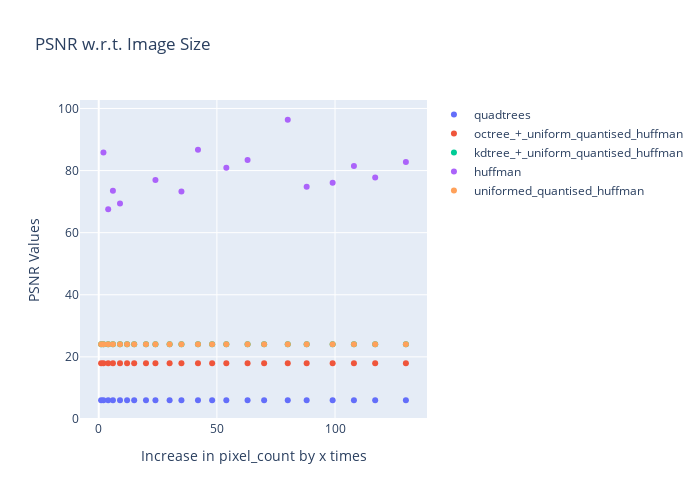

The notebook cell saved with this chart:
### Code cell
plot_image(pixel_counts, psnrValues, "PSNR w.r.t. Image Size", "PSNR Values")

### Figure 1 — Plotly figure (JSON) as saved in the notebook; plotly's stock layout.template omitted (floating-point values rounded to 4 significant figures)
{"data": [{"mode": "markers", "name": "quadtrees", "type": "scatter", "x": [1, 2, 4, 6, 9, 12, 15, 20, 24, 30, 35, 42, 48, 54, 63, 70, 80, 88, 99, 108, 117, 130], "y": [6.018, 6.015, 6.023, 6.019, 6.02, 6.019, 6.019, 6.021, 6.02, 6.019, 6.02, 6.02, 6.02, 6.02, 6.021, 6.021, 6.02, 6.021, 6.021, 6.019, 6.02, 6.021]}, {"mode": "markers", "name": "octree_+_uniform_quantised_huffman", "type": "scatter", "x": [1, 2, 4, 6, 9, 12, 15, 20, 24, 30, 35, 42, 48, 54, 63, 70, 80, 88, 99, 108, 117, 130], "y": [17.91, 17.91, 17.92, 17.91, 17.92, 17.92, 17.91, 17.92, 17.91, 17.92, 17.91, 17.91, 17.91, 17.91, 17.91, 17.92, 17.91, 17.91, 17.91, 17.91, 17.91, 17.91]}, {"mode": "markers", "name": "kdtree_+_uniform_quantised_huffman", "type": "scatter", "x": [1, 2, 4, 6, 9, 12, 15, 20, 24, 30, 35, 42, 48, 54, 63, 70, 80, 88, 99, 108, 117, 130], "y": [24.06, 24.07, 24.07, 24.07, 24.07, 24.07, 24.07, 24.07, 24.07, 24.07, 24.07, 24.07, 24.07, 24.07, 24.07, 24.07, 24.07, 24.07, 24.07, 24.07, 24.07, 24.07]}, {"mode": "markers", "name": "huffman", "type": "scatter", "x": [1, 2, 4, 6, 9, 12, 15, 20, 24, 30, 35, 42, 48, 54, 63, 70, 80, 88, 99, 108, 117, 130], "y": [null, 85.81, 67.51, 73.52, 69.42, null, null, null, 76.93, null, 73.26, 86.72, null, 80.92, 83.44, null, 96.37, 74.82, 76.11, 81.46, 77.79, 82.72]}, {"mode": "markers", "name": "uniformed_quantised_huffman", "type": "scatter", "x": [1, 2, 4, 6, 9, 12, 15, 20, 24, 30, 35, 42, 48, 54, 63, 70, 80, 88, 99, 108, 117, 130], "y": [24.06, 24.07, 24.07, 24.07, 24.07, 24.07, 24.07, 24.07, 24.07, 24.07, 24.07, 24.07, 24.07, 24.07, 24.07, 24.07, 24.07, 24.07, 24.07, 24.07, 24.07, 24.07]}], "layout": {"height": 500, "showlegend": true, "title": {"text": "PSNR w.r.t. Image Size"}, "width": 700, "xaxis": {"autorange": true, "range": [-8.071, 139.1], "title": {"text": "Increase in pixel_count by x times"}, "type": "linear"}, "yaxis": {"autorange": true, "range": [-0.3472, 102.7], "title": {"text": "PSNR Values"}, "type": "linear"}}}
